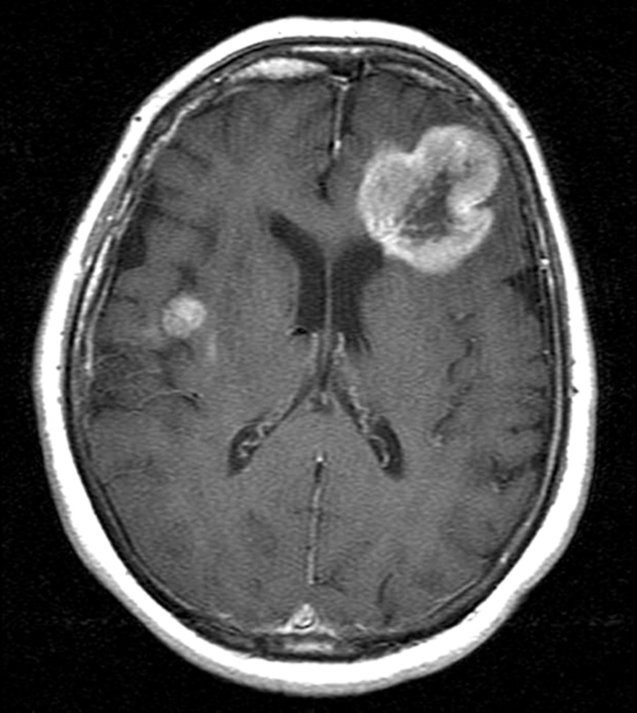
%> input picture 569_HW4/p2/p2_image/brain.tif, 637 x 713 px
$ octave prob2b.m   (GNU Octave 9; MATLAB toolbox functions it lacks are replaced by stand-ins)
%> lines starting %> are read from the running program, lines starting %| are printed output that depends on the picture; in (x1, y1, x2, y2) boxes, pixels count from 0 and x2, y2 are one past the last pixel; in counts of white or black regions, pixels touching at a corner belong together; the program's own positions count from 1
### 569_HW4/p2/p2_code/p2_Level_Set/level_set.m
% EE569 Homework Assignment #4
% Date: Noverber 29th 2015
% Name: Meiyi Yang
% ID:  6761-0405-85
% email:  meiyiyan@usc.edu
%%%%%%%%%%%%%%%%%%%%%%%%%%%%%%%%%%%%%%%%%%%%%%%%%%%%%%%%%%%
% Problem 2:    Coutour Modeling
% p2_code/p2_Level_Set/prob2b.m       % Main script for prob2b
% p2_code/p2_Level_Set/drlse_edge.m   % Helper function for level-set
% p2_code/p2_Level_Set/level_set.m    % Helper function for level-set
% p1_code/p2_Snake_Algorithm/         % GUI for snake algorithm
%%%%%%%%%%%%%%%%%%%%%%%%%%%%%%%%%%%%%%%%%%%%%%%%%%%%%%%%%%%

function  level = level_set(filename, iter_outer, lambda, alfa, epsilon, x_min, x_max, y_min, y_max)
%> called with filename = 'brain.tif', iter_outer = 50, lambda = 5, alfa = 2, epsilon = 1, x_min = 120, x_max = 280, y_min = 350
% filename: read file
% lambda: coefficient of the weighted length term L(phi)
% alfa: coefficient of the weighted area term A(phi)
% epsilon: papramater that specifies the width of the DiracDelta function
%
Img = imread(filename); % real miscroscope image of cells
%> Img is the input picture: size 713x637 uint8; min 0, max 255, mean 76.3
Img=double(Img(:,:,1));
%> Img: size 713x637 double
%% parameter setting
timestep=5;  % time step
mu=0.2/timestep;  % coefficient of the distance regularization term R(phi)
iter_inner= 5;
sigma=5;     % scale parameter in Gaussian kernel
G=fspecial('gaussian',15,sigma);
Img_smooth=conv2(Img,G,'same');  % smooth image by Gaussiin convolution
[Ix,Iy]=gradient(Img_smooth);
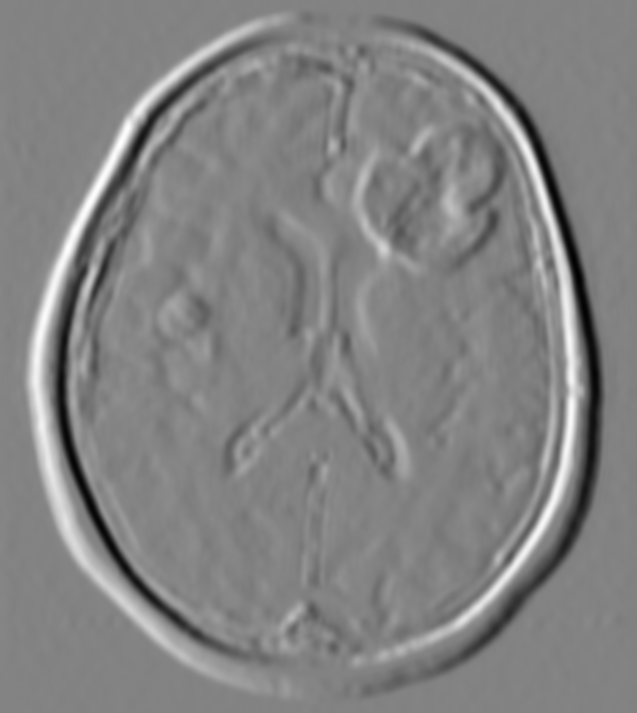
%> Ix: size 713x637 double; min -20.46, max 19.38, mean -0.000148; drawn with min black and max white
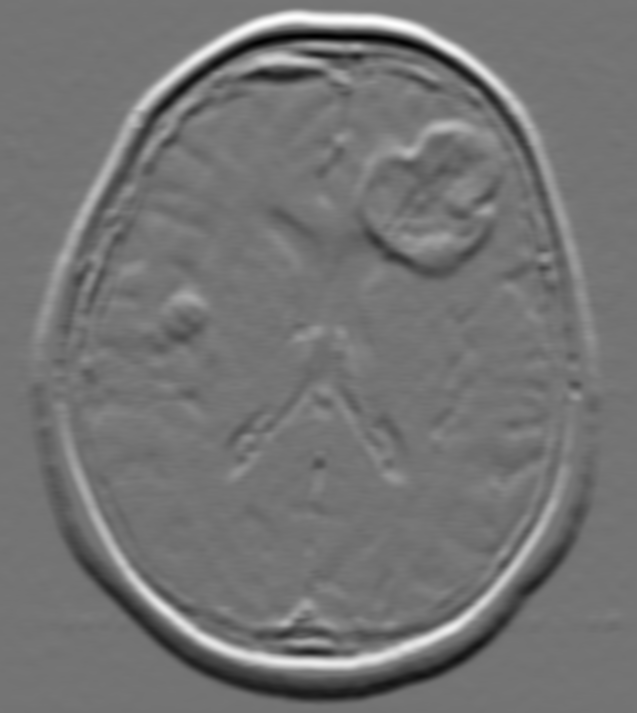
%> Iy: size 713x637 double; min -18.78, max 22.37, mean 0; drawn with min black and max white
f=Ix.^2+Iy.^2;
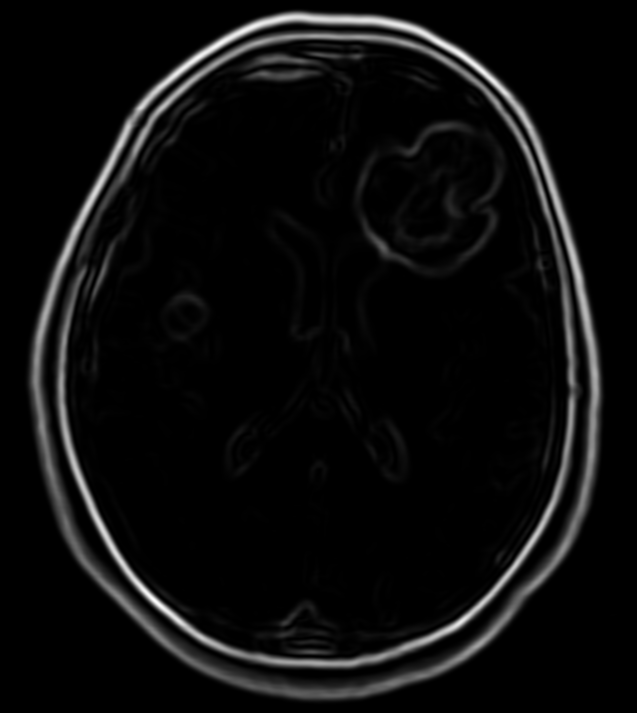
%> f: size 713x637 double; min 5.19e-08, max 565.6, mean 28; drawn with min black and max white
g=1./(1+f);  % edge indicator function.
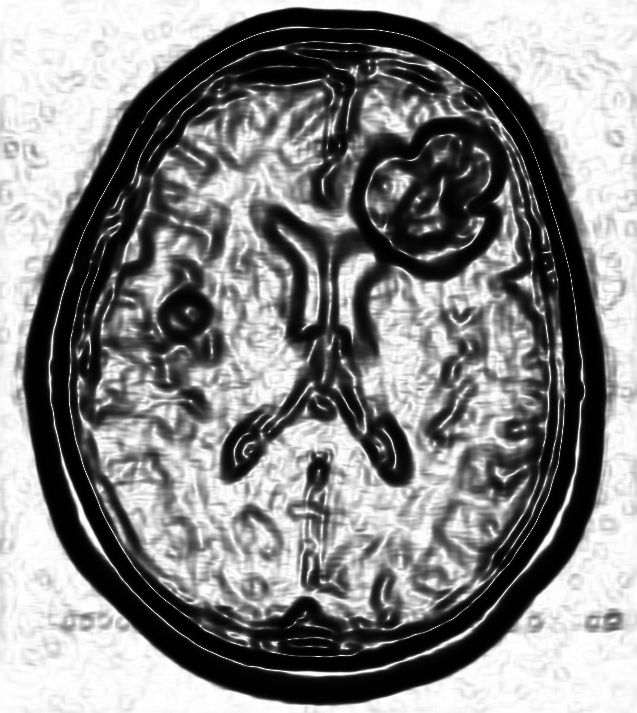
%> g: size 713x637 double; min 0.00176, max 1, mean 0.535

% initialize LSF as binary step function
c0=2;
initialLSF=c0*ones(size(Img));
% generate the initial region R0 as a rectangle
initialLSF(x_min:x_max, y_min:y_max)=-c0;
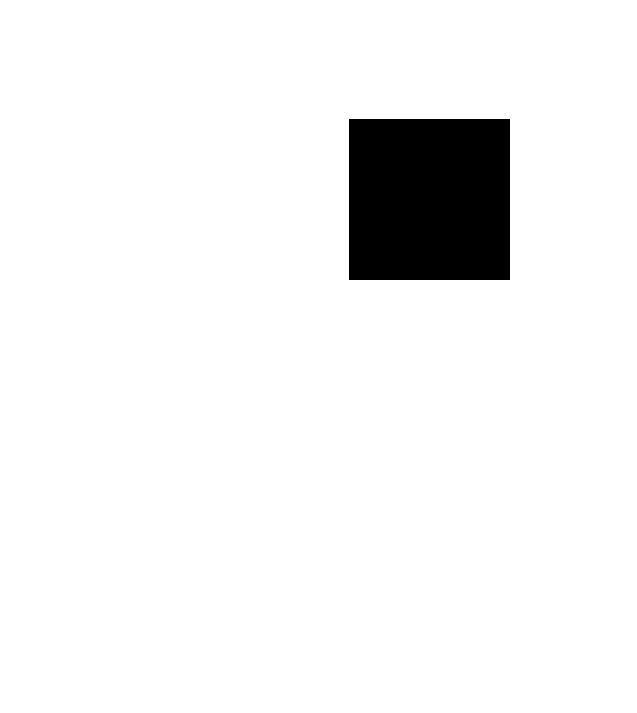
%> initialLSF: size 713x637 double; values -2 (black) and 2 (white), 94.3% white; 1 black region, box (x1, y1, x2, y2) and area: (349, 119, 510, 280) 25921
phi=initialLSF;

figure;
subplot(1,3,1);
mesh(-phi);   % for a better view, the LSF is displayed upside down
hold on;  contour(phi, [0,0], 'r','LineWidth',2);
title('Initial level set function');
view([-80 35]);

subplot(1,3,2);
imagesc(Img,[0, 255]); axis off; axis equal; colormap(gray); hold on;  contour(phi, [0,0], 'r');
title('Initial zero level contour');
pause(0.5);

potential=2;
if potential ==1
    potentialFunction = 'single-well';  % use single well potential p1(s)=0.5*(s-1)^2, which is good for region-based model
elseif potential == 2
    potentialFunction = 'double-well';  % use double-well potential in Eq. (16), which is good for both edge and region based models
else
    potentialFunction = 'double-well';  % default choice of potential function
end


% start level set evolution
for n=1:iter_outer
    phi = drlse_edge(phi, g, lambda, mu, alfa, epsilon, timestep, iter_inner, potentialFunction);
    if mod(n,2)==0
        subplot(1,3,2);
        imagesc(Img,[0, 255]); axis off; axis equal; colormap(gray); hold on;  contour(phi, [0,0], 'r');
    end
end

% refine the zero level contour by further level set evolution with alfa=0
alfa=0;
iter_refine = 10;
phi = drlse_edge(phi, g, lambda, mu, alfa, epsilon, timestep, iter_inner, potentialFunction);

finalLSF=phi;
subplot(1,3,2);
imagesc(Img,[0, 255]); axis off; axis equal; colormap(gray); hold on;  contour(phi, [0,0], 'r');
hold on;  contour(phi, [0,0], 'r');
str=['Final zero level contour, ', num2str(iter_outer*iter_inner+iter_refine), ' iterations'];
title(str);

pause(1);
subplot(1,3,3);
mesh(-finalLSF); % for a better view, the LSF is displayed upside down
hold on;  contour(phi, [0,0], 'r','LineWidth',2);
str=['Final level set function, ', num2str(iter_outer*iter_inner+iter_refine), ' iterations'];
title(str);
axis on;

### 569_HW4/p2/p2_code/p2_Level_Set/drlse_edge.m
% EE569 Homework Assignment #4
% Date: Noverber 29th 2015
% Name: Meiyi Yang
% ID:  6761-0405-85
% email:  meiyiyan@usc.edu
%%%%%%%%%%%%%%%%%%%%%%%%%%%%%%%%%%%%%%%%%%%%%%%%%%%%%%%%%%%
% Problem 2:    Coutour Modeling
% p2_code/p2_Level_Set/prob2b.m       % Main script for prob2b
% p2_code/p2_Level_Set/drlse_edge.m   % Helper function for level-set
% p2_code/p2_Level_Set/level_set.m    % Helper function for level-set
% p1_code/p2_Snake_Algorithm/         % GUI for snake algorithm
%%%%%%%%%%%%%%%%%%%%%%%%%%%%%%%%%%%%%%%%%%%%%%%%%%%%%%%%%%%

function phi = drlse_edge(phi_0, g, lambda,mu, alfa, epsilon, timestep, iter, potentialFunction)
%  This Matlab code implements an edge-based active contour model as an
%  application of the Distance Regularized Level Set Evolution (DRLSE) formulation in Li et al's paper:
%
%      C. Li, C. Xu, C. Gui, M. D. Fox, "Distance Regularized Level Set Evolution and Its Application to Image Segmentation",
%        IEEE Trans. Image Processing, vol. 19 (12), pp.3243-3254, 2010.
%
%  Input:
%      phi_0: level set function to be updated by level set evolution
%      g: edge indicator function
%      mu: weight of distance regularization term
%      timestep: time step
%      lambda: weight of the weighted length term
%      alfa:   weight of the weighted area term
%      epsilon: width of Dirac Delta function
%      iter: number of iterations
%      potentialFunction: choice of potential function in distance regularization term.
%              As mentioned in the above paper, two choices are provided: potentialFunction='single-well' or
%              potentialFunction='double-well', which correspond to the potential functions p1 (single-well)
%              and p2 (double-well), respectively.%
%  Output:
%      phi: updated level set function after level set evolution
%
% Author: Chunming Li, all rights reserved
% E-mail: lchunming@gmail.com
%         li_chunming@hotmail.com
% URL:  http://www.imagecomputing.org/~cmli/

phi=phi_0;
[vx, vy]=gradient(g);
for k=1:iter
    phi=NeumannBoundCond(phi);
    [phi_x,phi_y]=gradient(phi);
    s=sqrt(phi_x.^2 + phi_y.^2);
    smallNumber=1e-10;
    Nx=phi_x./(s+smallNumber); % add a small positive number to avoid division by zero
    Ny=phi_y./(s+smallNumber);
    curvature=div(Nx,Ny);
    if strcmp(potentialFunction,'single-well')
        distRegTerm = 4*del2(phi)-curvature;  % compute distance regularization term in equation (13) with the single-well potential p1.
    elseif strcmp(potentialFunction,'double-well');
        distRegTerm=distReg_p2(phi);  % compute the distance regularization term in eqaution (13) with the double-well potential p2.
    else
        disp('Error: Wrong choice of potential function. Please input the string "single-well" or "double-well" in the drlse_edge function.');
    end
    diracPhi=Dirac(phi,epsilon);
    areaTerm=diracPhi.*g; % balloon/pressure force
    edgeTerm=diracPhi.*(vx.*Nx+vy.*Ny) + diracPhi.*g.*curvature;
    phi=phi + timestep*(mu*distRegTerm + lambda*edgeTerm + alfa*areaTerm);
end


% [27 lines left out: functions distReg_p2, div, Dirac, NeumannBoundCond, not called in this run]

### 569_HW4/p2/p2_code/p2b/prob2b.m
clear all;
close all;

number = 3;
%%%%%%%%%%%%%%%%%%%
%%%% Problem2a %%%%
%%%%%%%%%%%%%%%%%%%
if number == 0
    filename = 'spine.tif';
    iter_outer = 70;
    lambda = 5; % coefficient of the weighted length term L(phi)
    alfa = 2;  % coefficient of the weighted area term A(phi)
    epsilon = 1; % papramater that specifies the width of the DiracDelta function
    x_min = 30;
    x_max = 380;
    y_min = 10;
    y_max = 590;
    level_set(filename, iter_outer, lambda, alfa, epsilon, x_min, x_max, y_min, y_max)
end
if number == 0
    filename = 'spine.tif';
    iter_outer = 60;
    lambda = 2; % coefficient of the weighted length term L(phi)
    alfa = 5;  % coefficient of the weighted area term A(phi)
    epsilon = 1; % papramater that specifies the width of the DiracDelta function
    x_min = 30;
    x_max = 380;
    y_min = 10;
    y_max = 590;
    level_set(filename, iter_outer, lambda, alfa, epsilon, x_min, x_max, y_min, y_max)
end
if number == 0
    filename = 'spine.tif';
    iter_outer = 70;
    lambda = 2; % coefficient of the weighted length term L(phi)
    alfa = 2;  % coefficient of the weighted area term A(phi)
    epsilon = 1; % papramater that specifies the width of the DiracDelta function
    x_min = 30;
    x_max = 380;
    y_min = 10;
    y_max = 590;
    level_set(filename, iter_outer, lambda, alfa, epsilon, x_min, x_max, y_min, y_max)
end

%%%%%%%%%%%%%%%%%%%
%%%% Problem2b %%%%
%%%%%%%%%%%%%%%%%%%
if number == 1
    filename = 'coronary.tif';
    iter_outer = 60;
    lambda = 5; % coefficient of the weighted length term L(phi)
    alfa = 2;  % coefficient of the weighted area term A(phi)
    epsilon = 1; % papramater that specifies the width of the DiracDelta function
    x_min = 70;
    x_max = 420;
    y_min = 50;
    y_max = 460;
    level_set(filename, iter_outer, lambda, alfa, epsilon, x_min, x_max, y_min, y_max)
end

if number == 1
    filename = 'coronary.tif';
    iter_outer = 60;
    lambda = 2; % coefficient of the weighted length term L(phi)
    alfa = 5;  % coefficient of the weighted area term A(phi)
    epsilon = 1; % papramater that specifies the width of the DiracDelta function
    x_min = 70;
    x_max = 420;
    y_min = 50;
    y_max = 460;
    level_set(filename, iter_outer, lambda, alfa, epsilon, x_min, x_max, y_min, y_max)
end

if number == 1
    filename = 'coronary.tif';
    iter_outer = 60;
    lambda = 2; % coefficient of the weighted length term L(phi)
    alfa = 2;  % coefficient of the weighted area term A(phi)
    epsilon = 1; % papramater that specifies the width of the DiracDelta function
    x_min = 70;
    x_max = 420;
    y_min = 50;
    y_max = 460;
    level_set(filename, iter_outer, lambda, alfa, epsilon, x_min, x_max, y_min, y_max)
end

%%%%%%%%%%%%%%%%%%%
%%%% Problem2c %%%%
%%%%%%%%%%%%%%%%%%%
if number == 2
    filename = 'blood_cells.tif';
    iter_outer = 50;
    lambda = 5; % coefficient of the weighted length term L(phi)
    alfa = 2;  % coefficient of the weighted area term A(phi)
    epsilon = 1; % papramater that specifies the width of the DiracDelta function
    x_min = 120;
    x_max = 430;
    y_min = 340;
    y_max = 580;
    level_set(filename, iter_outer, lambda, alfa, epsilon, x_min, x_max, y_min, y_max)
end

if number == 2
    filename = 'blood_cells.tif';
    iter_outer = 50;
    lambda = 2; % coefficient of the weighted length term L(phi)
    alfa = 5;  % coefficient of the weighted area term A(phi)
    epsilon = 1; % papramater that specifies the width of the DiracDelta function
    x_min = 120;
    x_max = 430;
    y_min = 340;
    y_max = 580;
    level_set(filename, iter_outer, lambda, alfa, epsilon, x_min, x_max, y_min, y_max)
end

%%%%%%%%%%%%%%%%%%%
%%%% Problem2c %%%%
%%%%%%%%%%%%%%%%%%%
if number == 3
    filename = 'brain.tif';
    iter_outer = 50;
    lambda = 5; % coefficient of the weighted length term L(phi)
    alfa = 2;  % coefficient of the weighted area term A(phi)
    epsilon = 1; % papramater that specifies the width of the DiracDelta function
    x_min = 120;
    x_max = 280;
    y_min = 350;
    y_max = 510;
%> (the run ends here)
